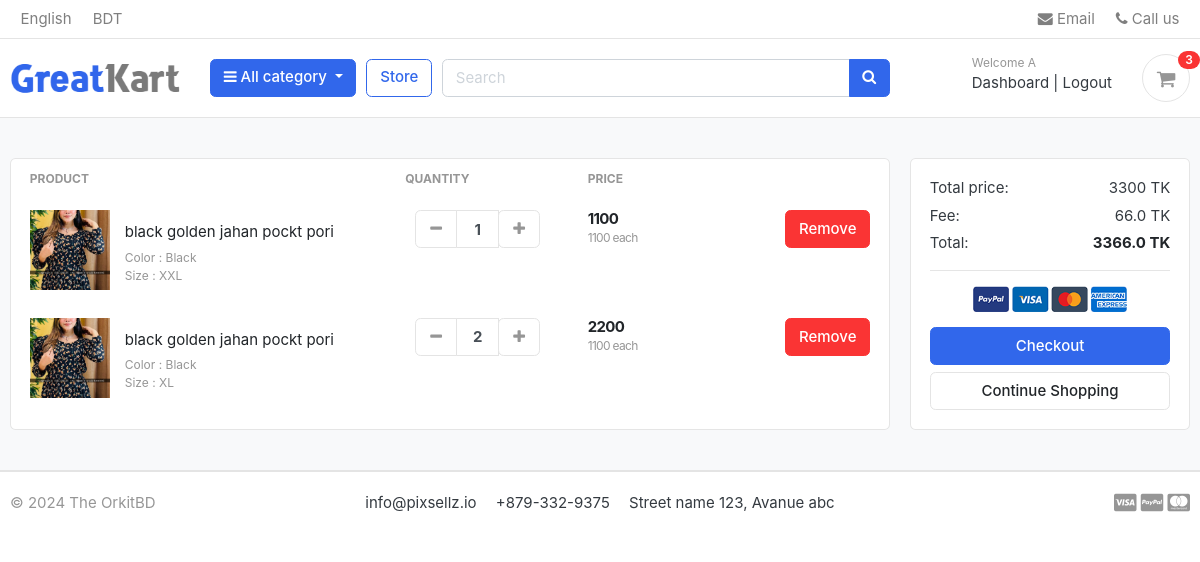
The app's page /cart/ (signed in), older data.
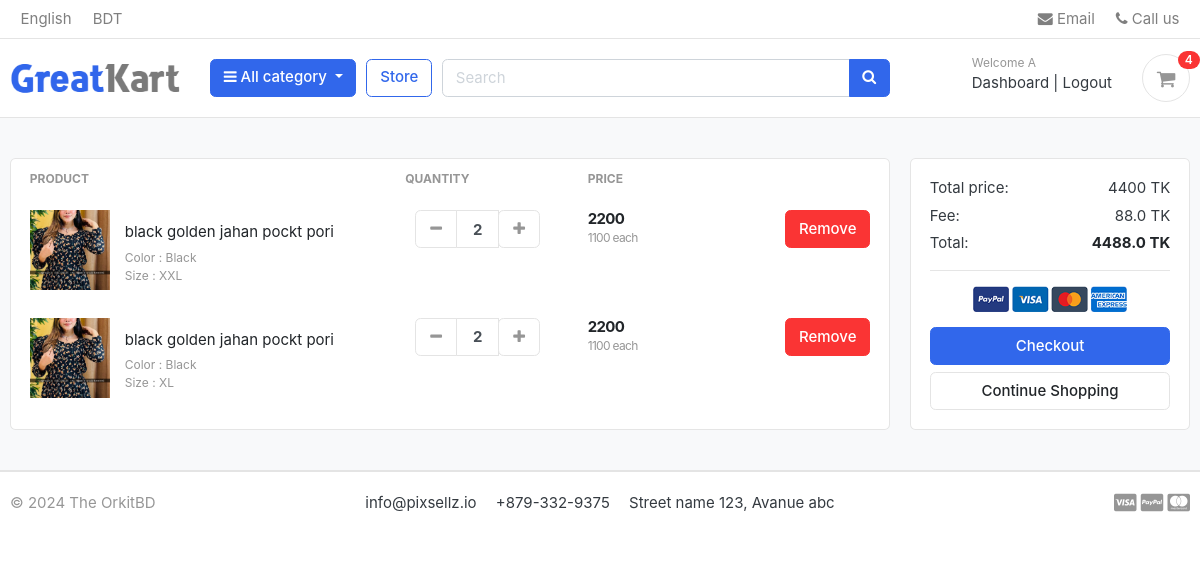
The same page, newer data.
### accounts/models.py (models this page shows, shortened)
class Account(AbstractBaseUser):
    first_name      = models.CharField(max_length=50)
    last_name       = models.CharField(max_length=50)
    username        = models.CharField(max_length=50, unique=True)
    email           = models.EmailField(max_length=100, unique=True)
    phone_number    = models.CharField(max_length=50)
    date_joined     = models.DateTimeField(auto_now_add=True)
    last_login      = models.DateTimeField(auto_now_add=True)
    is_admin        = models.BooleanField(default=False)
    is_staff        = models.BooleanField(default=False)
    is_active        = models.BooleanField(default=False)
    is_superadmin        = models.BooleanField(default=False)
    USERNAME_FIELD = 'email'
    REQUIRED_FIELDS = ['username', 'first_name', 'last_name','phone_number']
    objects = MyAccountManager()

### carts/models.py (models this page shows, shortened)
class CartItem(models.Model):
    user = models.ForeignKey(Account,on_delete=models.CASCADE,null=True)
    product = models.ForeignKey(Product,on_delete=models.CASCADE)
    variations = models.ManyToManyField(Variation, blank=True)
    cart = models.ForeignKey(Cart,on_delete=models.CASCADE, null=True)
    quantity = models.IntegerField()
    is_active = models.BooleanField(default=True)
    def sub_total(self):
        return self.product.price *self.quantity

### store/models.py (models this page shows, shortened)
class Product (models.Model):
    product_name = models.CharField(max_length=100,unique=True)
    slug  = models.SlugField(max_length=100,unique=True)
    description = models.CharField(max_length=1000,unique=True)
    price = models.IntegerField()
    images = models.ImageField(upload_to='photos/products')
    stock = models.IntegerField()
    is_avilable = models.BooleanField(default=True)
    category = models.ForeignKey(Category,on_delete=models.CASCADE)
    created_date = models.DateTimeField(auto_now=True)
    modified_date = models.DateTimeField(auto_now=True)
    def get_url(self):
        return reverse('product_detail',args=[self.category.slug, self.slug])

class Variation(models.Model):
    product = models.ForeignKey(Product, on_delete = models.CASCADE)
    variation_category  = models.CharField(max_length=20,choices=variation_category_choice)
    variation_value = models.CharField(max_length=20)
    is_active = models.BooleanField(default=True)
    created_date = models.DateTimeField(auto_now=True)
    objects = VariationManager()

### carts/views.py (the view)
# urls.py: path('',cart,name='cart'),
def cart(request, total=0, quantity=0, cart_items=None):
    try:
        fee = 0
        grand_total = 0
        if request.user.is_authenticated:
            cart_items = CartItem.objects.filter(user=request.user, is_active=True)
        else:
            cart = Cart.objects.get(cart_id=_cart_id(request))
            cart_items = CartItem.objects.filter(cart=cart, is_active=True)
        for cart_item in cart_items:
            total += (cart_item.product.price * cart_item.quantity)
            quantity += cart_item.quantity
        fee = (2 * total)/100
        grand_total = total + fee
    except:
        pass #just ignore
    context = {
        'total': total,
        'quantity':quantity,
        'cart_items': cart_items,
        'fee':fee,
        'grand_total':grand_total,
    }
    return render(request,'cart/cart.html',context)

### carts/context_processors.py (called while the page is built)
def counter(request):
    cart_count = 0
    if 'admin' in request.path:
        return {}
    else:
        try:
            cart = Cart.objects.filter(cart_id=_cart_id(request))
            if request.user.is_authenticated:
                cart_items = CartItem.objects.all().filter(user=request.user)
            else:
                cart_items = CartItem.objects.all().filter(cart=cart[:1])
            for cart_item in cart_items:
                cart_count += cart_item.quantity
        except Cart.DoesNotExist:
            cart_count = 0
    return dict(cart_count=cart_count)

### carts/views.py (called while the page is built)
def _cart_id(request):
    cart = request.session.session_key
    if not cart :
        cart = request.session.create()
    return cart

### category/context_processors.py (called while the page is built)
def menu_links(request):
    links = Category.objects.all()
    return dict(links=links)

### category/models.py (called while the page is built)
    def get_url(self):
        return reverse('products_by_category',args=[self.slug])

### templates/cart/cart.html (shortened to what this page needs)
{% extends "base.html" %}
{% load static %}
{%block content%}
<section class="section-content padding-y bg">
<div class="container">
{%if  not cart_items %}
	<div class="text-center">
	<h2>Your Shopping Cart  is Empty </h2>
	<a class="btn btn-primary" href="{% url 'store' %}"> Continue  Shopping </a>
{% else %}
<div class="row">
	<aside class="col-lg-9">
<div class="card">
<table class="table table-borderless table-shopping-cart">
<thead class="text-muted">
<tr class="small text-uppercase">
  <th scope="col">Product</th>
  <th scope="col" width="120">Quantity</th>
  <th scope="col" width="120">Price</th>
  <th scope="col" class="text-right" width="200"> </th>
</tr>
</thead>
<tbody>
	{% for cart_item  in cart_items %}
<tr>
	<td>
		<figure class="itemside align-items-center">
			<div class="aside">
				<a href="{{cart_item.product.get_url}}" class="title text-dark">
					<img src="{{cart_item.product.images.url}}" class="img-sm">
				</a>
			</div>
			<figcaption class="info">
				<a href="{{cart_item.product.get_url}}" class="title text-dark">{{cart_item.product.product_name}}</a>
				<p class="text-muted small">
					{% if cart_item.variations.all %}
						{% for item in cart_item.variations.all %}
							{{ item.variation_category | capfirst }} : {{ item.variation_value | capfirst }} <br>
						{% endfor %}
					{% endif %}
				</p>
			</figcaption>
		</figure>
	</td>
	<td>
					<div class="col">
						<div class="input-group input-spinner">
							<div class="input-group-prepend">
								<a href="{% url 'remove_cart' cart_item.product.id cart_item.id %}" class="btn btn-light" type="button" id="button-plus"> <i class="fa fa-minus"></i> </a>
							</div>
							<input type="text" class="form-control"  value="{{cart_item.quantity}}">
							<div class="input-group-append">
								<form action="{% url 'add_cart' cart_item.product.id %}" method="POST">
									<button class="btn btn-light" type="submit" id="button-minus"> <i class="fa fa-plus"></i> </button>
								</form>
							</div>
						</div>
					</div>
	</td>
	<td>
		<div class="price-wrap">
			<var class="price">{{cart_item.sub_total}}</var>
			<small class="text-muted">{{cart_item.product.price}} each </small>
		</div>
	</td>
	<td class="text-right">
	<a href="{%url 'remove_item' cart_item.product.id cart_item.id %}" class="btn btn-danger"> Remove</a>
	</td>
</tr>
{% endfor %}
</tbody>
</table>
</div>
	</aside>
	<aside class="col-lg-3">
		<div class="card">
		<div class="card-body">
			<dl class="dlist-align">
			  <dt>Total price:</dt>
			  <dd class="text-right">{{total}} TK </dd>
			</dl>
			<dl class="dlist-align">
			  <dt>Fee:</dt>
			  <dd class="text-right">{{fee}} TK</dd>
			</dl>
			<dl class="dlist-align">
			  <dt>Total:</dt>
			  <dd class="text-right text-dark b"><strong>{{grand_total}} TK</strong></dd>
			</dl>
			<hr>
			<p class="text-center mb-3">
				<img src="{%static './images/misc/payments.png'%}" height="26">
			</p>
			<a href="{% url 'checkout' %}" class="btn btn-primary btn-block"> Checkout </a>
			<a href="{% url 'store' %}" class="btn btn-light btn-block">Continue Shopping</a>
		</div>
		</div>
</aside>
</div>
{%endif%}
</div>
</section>
{% endblock %}

### templates/base.html (shortened to what this page needs)
{% load static %}
<!DOCTYPE HTML>
<html lang="en">
<head>
<link href="{%static 'css/bootstrap.css' %}" rel="stylesheet" type="text/css"/>
<link href="{%static 'fonts/fontawesome/css/all.min.css' %}" type="text/css" rel="stylesheet">
<link href="{%static 'css/ui.css' %}" rel="stylesheet" type="text/css"/>
<link href="{%static 'css/custom.css' %}" rel="stylesheet" type="text/css"/>
<link rel="stylesheet" href="https://cdnjs.cloudflare.com/ajax/libs/font-awesome/4.7.0/css/font-awesome.min.css">
<link href="{%static 'css/responsive.css' %}" rel="stylesheet" media="only screen and (max-width: 1200px)" />
</head>
<body>
{% include 'includes/navbar.html'%}
{% block content %}{% endblock %}
{% include 'includes/footer.html'%}

### templates/includes/navbar.html (shortened to what this page needs)
{% load static %}
<header class="section-header">
    <nav class="navbar p-md-0 navbar-expand-sm navbar-light border-bottom">
    <div class="container">
      <div class="collapse navbar-collapse" id="navbarTop4">
        <ul class="navbar-nav mr-auto">
            <li class="nav-item dropdown">
                 <a href="#" class="nav-link">English </a>
            </li>
            <li class="nav-item dropdown">
                <a href="#" class="nav-link"> BDT </a>
            </li>
        </ul>
        <ul class="navbar-nav">
            <li><a href="#" class="nav-link"> <i class="fa fa-envelope"></i> Email </a></li>
            <li><a href="#" class="nav-link"> <i class="fa fa-phone"></i> Call us </a></li>
        </ul>
      </div>
    </div>
    </nav>
    <section class="header-main border-bottom">
        <div class="container">
    <div class="row align-items-center">
        <div class="col-lg-2 col-md-3 col-6">
            <a href="{% url 'home'%}" class="brand-wrap">
                <img class="logo" src="{% static './images/logo.png' %}">
            </a>
        </div>
        <div class="col-lg col-sm col-md col-6 flex-grow-0">
            <div class="category-wrap dropdown d-inline-block float-right">
                <button type="button" class="btn btn-primary dropdown-toggle" data-toggle="dropdown">
                    <i class="fa fa-bars"></i> All category
                </button>
            </div>
        </div>
        <a href="{% url 'store' %}" class="btn btn-outline-primary">Store</a>
        <div class="col-lg  col-md-6 col-sm-12 col">
            <form action="{%url 'search'%}" class="search" method='GET'>
                <div class="input-group w-100">
                    <input type="text" class="form-control" style="width:60%;" placeholder="Search" name='keyword'>
                    <div class="input-group-append">
                      <button class="btn btn-primary" type="submit">
                        <i class="fa fa-search"></i>
                      </button>
                    </div>
                </div>
            </form>
        </div>
        <div class="col-lg-3 col-sm-6 col-8 order-2 order-lg-3">
                <div class="d-flex justify-content-end mb-3 mb-lg-0">
                    {% if user.id is None %}
                    <div class="widget-header">
                    <small class="title text-muted">Welcome guest!</small>
                    <div>
                        <a href="{% url 'login' %}">Sign in</a> <span class="dark-transp"> | </span>
                        <a href="{% url 'register' %}"> Register</a>
                    </div>
                    </div>
                    {% else %}
                    <div class="widget-header">
                    <small class="title text-muted">Welcome {{user.first_name}}</small>
                    <div>
                        <a href="{% url 'dashboard' %}">Dashboard</a> <span class="dark-transp"> | </span>
                        <a href="{% url 'logout' %}"> Logout</a>
                    </div>
                    </div>
                    {% endif %}
                        <a href="{%url 'cart' %}" class="widget-header pl-3 ml-3">
                            <div class="icon icon-sm rounded-circle border"><i class="fa fa-shopping-cart"></i></div>
                            <span class="badge badge-pill badge-danger notify">{{cart_count}}</span>
                        </a>
                    </div>
                </div>
    </div>
        </div>
    </section>
    </header>

### templates/includes/footer.html (shortened to what this page needs)
<footer class="section-footer border-top">
	<div class="container">
		<section class="footer-bottom border-top row">
			<div class="col-md-2">
				<p class="text-muted"> &copy 2024 The OrkitBD </p>
			</div>
			<div class="col-md-8 text-md-center">
				<span  class="px-2">info@pixsellz.io</span>
				<span  class="px-2">+879-332-9375</span>
				<span  class="px-2">Street name 123, Avanue abc</span>
			</div>
			<div class="col-md-2 text-md-right text-muted">
				<i class="fab fa-lg fa-cc-visa"></i>
				<i class="fab fa-lg fa-cc-paypal"></i>
				<i class="fab fa-lg fa-cc-mastercard"></i>
			</div>
		</section>
	</div>
</footer>
</body>
</html>

### static/css/ui.css (style rules this page uses)
html { font-family: "Inter", sans-serif; font-size: 15px; }
.price-wrap { letter-spacing: -0.7px; }
.icon-xs, .icon-sm, .icon-md, .icon-lg { display: inline-block; text-align: center; flex-shrink: 0; flex-grow: 0; }
.icon-sm { width: 48px; height: 48px; line-height: 48px !important; font-size: 20px; }
.img-xs, .img-sm, .img-md, .img-lg { -o-object-fit: cover; object-fit: cover; flex-shrink: 0; flex-grow: 0; }
.img-sm { width: 80px; height: 80px; }
.padding-y { padding-top: 40px; padding-bottom: 40px; }
var { font-style: normal; }
figure { margin-bottom: 0; }
.bg { background-color: #f8f9fa; }
.b { font-weight: 600; }
p:last-child { margin-bottom: 0; }
.header-main { position: relative; padding-top: 1rem; padding-bottom: 1rem; }
.brand-wrap .logo, .navbar-brand .logo { margin-right: 7px; max-height: 42px; display: inline-block; }
.widget-header { display: inline-block; vertical-align: middle; position: relative; }
.widget-header a { color: #343a40; }
.widget-header i { color: #969696; }
.widget-header .title { display: block; }
.widget-header .notify { position: absolute; top: -3px; right: -10px; }
.footer-bottom { padding-top: 20px; padding-bottom: 20px; }
.btn-light { background-color: #fff; border-color: #e4e4e4; }
.btn-light i { color: #969696; }
.itemside { position: relative; display: flex; width: 100%; }
.itemside .aside { position: relative; flex-shrink: 0; }
.itemside .info { padding-left: 15px; padding-right: 7px; }
.itemside p { margin-bottom: 0; }
.itemside .title { display: block; margin-bottom: 5px; color: #212529; }
[class*=dlist-] { margin-bottom: 5px; }
[class*=dlist-] dd { margin-bottom: 0; }
.dlist-align { display: flex; }
.dlist-align dt { width: 150px; word-wrap: break-word; font-weight: normal; }
.dlist-align dd { flex-grow: 1; }
.notify { position: absolute; top: -4px; right: -10px; display: inline-block; padding: 0.25em 0.6em; font-size: 12px; line-height: 1; text-align: center; border-radius: 3rem; color: #fff; background-color: #fa3434; }
.price { font-weight: 600; color: #212529; }
.input-spinner { width: 125px; flex-wrap: nowrap; display: inline-flex; vertical-align: middle; }
.input-spinner input.form-control { text-align: center; max-width: 46px; font-weight: bold; flex-basis: 46px; border-color: #e4e4e4; flex-grow: 0; }
.input-spinner .btn { width: 42px; text-align: center; padding-left: 0.5rem; padding-right: 0.5rem; }
.table-shopping-cart.table td, .table-shopping-cart.table th { padding-left: 1.25rem; padding-right: 1.25rem; }
.table-shopping-cart .price-wrap { line-height: 1.2; }
.table-shopping-cart .price { font-weight: bold; margin-right: 5px; display: block; }

Row changes from the older to the newer data that the page shows:
changed CartItem (number 1 of 2 on the later page): quantity "1" → "2"; sub_total "1100" → "2200"
Text that changed along with them:
{{ cart_count }}: "3" → "4"
{{ total }}: "3300" → "4400"
{{ fee }}: "66.0" → "88.0"
{{ grand_total }}: "3366.0" → "4488.0"
